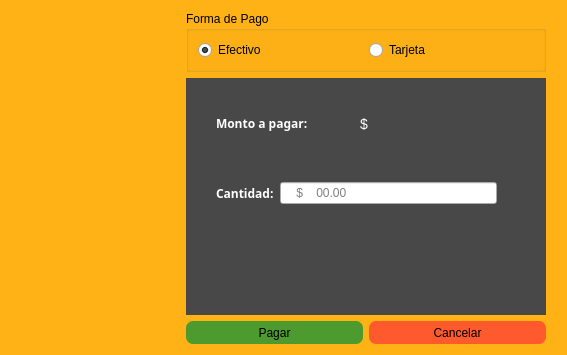
<?xml version="1.0" encoding="UTF-8"?>
<ui version="4.0">
 <class>Pago</class>
 <widget class="QDialog" name="Pago">
  <property name="geometry">
   <rect>
    <x>0</x>
    <y>0</y>
    <width>567</width>
    <height>355</height>
   </rect>
  </property>
  <property name="maximumSize">
   <size>
    <width>630</width>
    <height>380</height>
   </size>
  </property>
  <property name="windowTitle">
   <string>Pago</string>
  </property>
  <property name="styleSheet">
   <string notr="true">#Pago{
	background-color: rgb(255, 178, 21);}</string>
  </property>
  <layout class="QGridLayout" name="gridLayout_2">
   <item row="0" column="1">
    <layout class="QVBoxLayout" name="verticalLayout">
     <item>
      <spacer name="verticalSpacer">
       <property name="orientation">
        <enum>Qt::Vertical</enum>
       </property>
       <property name="sizeHint" stdset="0">
        <size>
         <width>20</width>
         <height>40</height>
        </size>
       </property>
      </spacer>
     </item>
     <item>
      <widget class="QLabel" name="img">
       <property name="minimumSize">
        <size>
         <width>160</width>
         <height>150</height>
        </size>
       </property>
       <property name="maximumSize">
        <size>
         <width>160</width>
         <height>150</height>
        </size>
       </property>
       <property name="text">
        <string/>
       </property>
       <property name="pixmap">
        <pixmap resource="IMG/imags.qrc">:/iconos/cobrar.png</pixmap>
       </property>
       <property name="scaledContents">
        <bool>true</bool>
       </property>
      </widget>
     </item>
     <item>
      <spacer name="verticalSpacer_2">
       <property name="orientation">
        <enum>Qt::Vertical</enum>
       </property>
       <property name="sizeHint" stdset="0">
        <size>
         <width>20</width>
         <height>40</height>
        </size>
       </property>
      </spacer>
     </item>
    </layout>
   </item>
   <item row="0" column="3">
    <spacer name="horizontalSpacer">
     <property name="orientation">
      <enum>Qt::Horizontal</enum>
     </property>
     <property name="sizeHint" stdset="0">
      <size>
       <width>40</width>
       <height>20</height>
      </size>
     </property>
    </spacer>
   </item>
   <item row="0" column="2">
    <layout class="QVBoxLayout" name="verticalLayout_2">
     <item>
      <widget class="QGroupBox" name="groupBox">
       <property name="title">
        <string>Forma de Pago</string>
       </property>
       <layout class="QGridLayout" name="gridLayout">
        <item row="0" column="0">
         <layout class="QHBoxLayout" name="horizontalLayout">
          <item>
           <widget class="QRadioButton" name="efectivo_radioButton">
            <property name="text">
             <string>Efectivo</string>
            </property>
            <property name="checked">
             <bool>true</bool>
            </property>
           </widget>
          </item>
          <item>
           <widget class="QRadioButton" name="tarjeta_radioButton">
            <property name="text">
             <string>Tarjeta</string>
            </property>
           </widget>
          </item>
         </layout>
        </item>
       </layout>
      </widget>
     </item>
     <item>
      <widget class="QStackedWidget" name="pagoWidget">
       <property name="minimumSize">
        <size>
         <width>360</width>
         <height>220</height>
        </size>
       </property>
       <property name="maximumSize">
        <size>
         <width>400</width>
         <height>240</height>
        </size>
       </property>
       <property name="styleSheet">
        <string notr="true">#page{

	background-color: rgb(72, 72, 72);
}
#page_2{

	background-color: rgb(72, 72, 72);
}</string>
       </property>
       <property name="currentIndex">
        <number>0</number>
       </property>
       <widget class="QWidget" name="page">
        <widget class="QWidget" name="horizontalLayoutWidget">
         <property name="geometry">
          <rect>
           <x>30</x>
           <y>20</y>
           <width>281</width>
           <height>51</height>
          </rect>
         </property>
         <layout class="QHBoxLayout" name="horizontalLayout_3">
          <item>
           <widget class="QLabel" name="label_3">
            <property name="font">
             <font>
              <family>Calisto MT</family>
              <pointsize>9</pointsize>
              <weight>75</weight>
              <bold>true</bold>
             </font>
            </property>
            <property name="styleSheet">
             <string notr="true">color: rgb(255, 255, 255);
</string>
            </property>
            <property name="text">
             <string>Monto a pagar:</string>
            </property>
           </widget>
          </item>
          <item>
           <widget class="QLabel" name="monto">
            <property name="styleSheet">
             <string notr="true">color: rgb(255, 255, 255);
font-size:14px;</string>
            </property>
            <property name="text">
             <string>$   </string>
            </property>
           </widget>
          </item>
         </layout>
        </widget>
        <widget class="QWidget" name="horizontalLayoutWidget_2">
         <property name="geometry">
          <rect>
           <x>30</x>
           <y>90</y>
           <width>281</width>
           <height>51</height>
          </rect>
         </property>
         <layout class="QHBoxLayout" name="horizontalLayout_4">
          <item>
           <widget class="QLabel" name="label_4">
            <property name="font">
             <font>
              <family>Calisto MT</family>
              <pointsize>9</pointsize>
              <weight>75</weight>
              <bold>true</bold>
             </font>
            </property>
            <property name="styleSheet">
             <string notr="true">color: rgb(255, 255, 255);
</string>
            </property>
            <property name="text">
             <string>Cantidad:</string>
            </property>
           </widget>
          </item>
          <item>
           <widget class="QLineEdit" name="lineEdit">
            <property name="placeholderText">
             <string>    $    00.00</string>
            </property>
           </widget>
          </item>
         </layout>
        </widget>
        <widget class="QLabel" name="img_2">
         <property name="geometry">
          <rect>
           <x>20</x>
           <y>168</y>
           <width>321</width>
           <height>31</height>
          </rect>
         </property>
         <property name="font">
          <font>
           <family>Calisto MT</family>
           <pointsize>9</pointsize>
           <weight>75</weight>
           <bold>true</bold>
          </font>
         </property>
         <property name="styleSheet">
          <string notr="true">color: rgb(255, 255, 255);
</string>
         </property>
         <property name="text">
          <string/>
         </property>
         <property name="pixmap">
          <pixmap resource="IMG/imags.qrc">:/imagenes/billetes.png</pixmap>
         </property>
         <property name="scaledContents">
          <bool>true</bool>
         </property>
        </widget>
       </widget>
       <widget class="QWidget" name="page_2">
        <widget class="QWidget" name="horizontalLayoutWidget_3">
         <property name="geometry">
          <rect>
           <x>180</x>
           <y>20</y>
           <width>144</width>
           <height>51</height>
          </rect>
         </property>
         <layout class="QHBoxLayout" name="horizontalLayout_5">
          <item>
           <widget class="QLabel" name="label_5">
            <property name="font">
             <font>
              <family>Calisto MT</family>
              <pointsize>9</pointsize>
              <weight>75</weight>
              <bold>true</bold>
             </font>
            </property>
            <property name="styleSheet">
             <string notr="true">color: rgb(255, 255, 255);
</string>
            </property>
            <property name="text">
             <string>Tipo:</string>
            </property>
           </widget>
          </item>
          <item>
           <widget class="QComboBox" name="comboBox">
            <item>
             <property name="text">
              <string>MasterCard</string>
             </property>
            </item>
            <item>
             <property name="text">
              <string>Visa</string>
             </property>
            </item>
            <item>
             <property name="text">
              <string>Otra</string>
             </property>
            </item>
           </widget>
          </item>
         </layout>
        </widget>
        <widget class="QWidget" name="horizontalLayoutWidget_4">
         <property name="geometry">
          <rect>
           <x>20</x>
           <y>80</y>
           <width>301</width>
           <height>51</height>
          </rect>
         </property>
         <layout class="QHBoxLayout" name="horizontalLayout_6">
          <item>
           <widget class="QLabel" name="label_6">
            <property name="font">
             <font>
              <family>Calisto MT</family>
              <pointsize>9</pointsize>
              <weight>75</weight>
              <bold>true</bold>
             </font>
            </property>
            <property name="styleSheet">
             <string notr="true">color: rgb(255, 255, 255);
</string>
            </property>
            <property name="text">
             <string>Nombre:</string>
            </property>
           </widget>
          </item>
          <item>
           <widget class="QLineEdit" name="lineEdit_3">
            <property name="placeholderText">
             <string>Ej Marco Antonio Martinez Cruz</string>
            </property>
           </widget>
          </item>
         </layout>
        </widget>
        <widget class="QLabel" name="img_3">
         <property name="geometry">
          <rect>
           <x>20</x>
           <y>140</y>
           <width>301</width>
           <height>61</height>
          </rect>
         </property>
         <property name="font">
          <font>
           <family>Calisto MT</family>
           <pointsize>9</pointsize>
           <weight>75</weight>
           <bold>true</bold>
          </font>
         </property>
         <property name="styleSheet">
          <string notr="true">color: rgb(255, 255, 255);
</string>
         </property>
         <property name="text">
          <string/>
         </property>
         <property name="pixmap">
          <pixmap resource="IMG/imags.qrc">:/imagenes/tarjeta.png</pixmap>
         </property>
         <property name="scaledContents">
          <bool>true</bool>
         </property>
        </widget>
        <widget class="QWidget" name="horizontalLayoutWidget_5">
         <property name="geometry">
          <rect>
           <x>20</x>
           <y>20</y>
           <width>151</width>
           <height>51</height>
          </rect>
         </property>
         <layout class="QHBoxLayout" name="horizontalLayout_7">
          <item>
           <widget class="QLabel" name="label_7">
            <property name="font">
             <font>
              <family>Calisto MT</family>
              <pointsize>9</pointsize>
              <weight>75</weight>
              <bold>true</bold>
             </font>
            </property>
            <property name="styleSheet">
             <string notr="true">color: rgb(255, 255, 255);
</string>
            </property>
            <property name="text">
             <string>Monto a pagar:</string>
            </property>
           </widget>
          </item>
          <item>
           <widget class="QLabel" name="monto_2">
            <property name="styleSheet">
             <string notr="true">color: rgb(255, 255, 255);
font-size:14px;</string>
            </property>
            <property name="text">
             <string>$  </string>
            </property>
           </widget>
          </item>
         </layout>
        </widget>
       </widget>
      </widget>
     </item>
     <item>
      <layout class="QHBoxLayout" name="horizontalLayout_2">
       <item>
        <widget class="QPushButton" name="pagar_pushButton">
         <property name="minimumSize">
          <size>
           <width>75</width>
           <height>23</height>
          </size>
         </property>
         <property name="styleSheet">
          <string notr="true">QPushButton{
border-width: 0px;
border-radius: 7px;
background: rgba(0, 143, 57,0.7);

}

QPushButton:hover{
	background: rgba(0, 143, 57,1);
    border-radius: 7px;
	font: 75 9pt &quot;Calisto MT&quot;;
    selection-color: white;  
    padding: 2px 4px;
}</string>
         </property>
         <property name="text">
          <string>Pagar</string>
         </property>
        </widget>
       </item>
       <item>
        <widget class="QPushButton" name="cancelar_pushButton">
         <property name="minimumSize">
          <size>
           <width>75</width>
           <height>23</height>
          </size>
         </property>
         <property name="styleSheet">
          <string notr="true">QPushButton{
border-width: 0px;
border-radius: 7px;
background: rgba(255, 50, 57,0.7);

}

QPushButton:hover{
	background: rgba(255, 50, 57,1);
    border-radius: 7px;
	font: 75 9pt &quot;Calisto MT&quot;;
    selection-color: white;  
    padding: 2px 4px;
}</string>
         </property>
         <property name="text">
          <string>Cancelar</string>
         </property>
        </widget>
       </item>
      </layout>
     </item>
    </layout>
   </item>
   <item row="0" column="0">
    <spacer name="horizontalSpacer_2">
     <property name="orientation">
      <enum>Qt::Horizontal</enum>
     </property>
     <property name="sizeHint" stdset="0">
      <size>
       <width>40</width>
       <height>20</height>
      </size>
     </property>
    </spacer>
   </item>
  </layout>
 </widget>
 <resources>
  <include location="IMG/imags.qrc"/>
 </resources>
 <connections/>
</ui>
